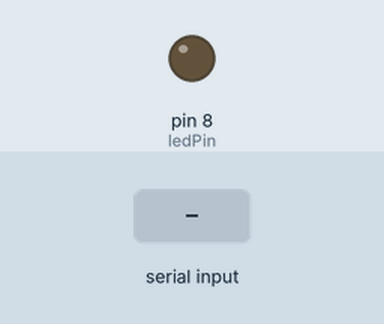
Bench run of a sketch on a simulated Arduino Uno, built with avr-gcc and run on an emulated ATmega328P. On the bench: output pins drawn as LEDs (lit = HIGH). Dashed ring = blinking. The test bench sets the inputs (shaded band).

Above: at 1.2 s.
1.3 s: "2" received over Serial
At 1.7 s:
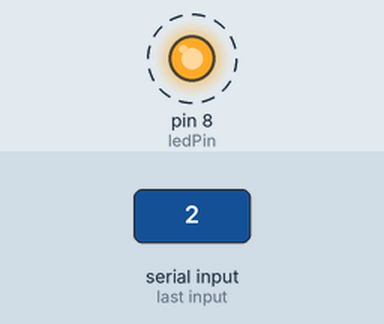
4.3 s: "1" received over Serial
At 4.9 s:
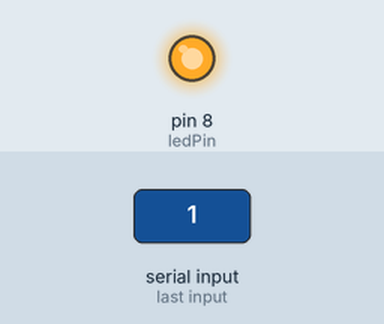
5.8 s: "0" received over Serial
At 6.1 s:
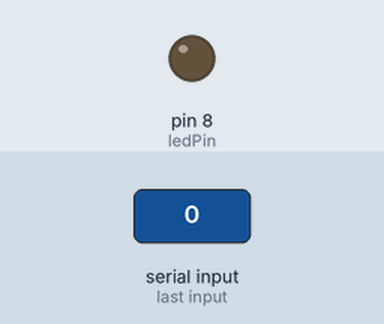
Timing chart, 0 to 8.8 s (numbered marks = the images above; inputs shaded):
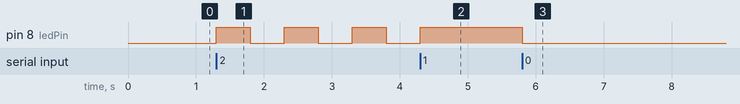

Measured:
- after the input at 1.3 s, pin 8 (ledPin): alternates HIGH for 0.50 s and LOW for 0.50 s, starting at once
- after the input at 4.3 s, pin 8 (ledPin): goes on until 4.3 s, then stays HIGH
- after the input at 5.8 s, pin 8 (ledPin): HIGH → LOW at once

The sketch:

codeNo3.ino
```cpp
int ledPin = 8;        // Menentukan pin LED
char data;             // Variabel untuk menyimpan data dari serial
bool blinkMode = false; // Status mode blink

void setup() {
  pinMode(ledPin, OUTPUT);     // Mengatur pin LED sebagai output
  Serial.begin(9600);          // Memulai komunikasi serial dengan baud rate 9600
}

void loop() {
  if (Serial.available() > 0) {   // Mengecek apakah ada data masuk
    data = Serial.read();         // Membaca data dari serial

    if (data == '1') {
      digitalWrite(ledPin, HIGH); // LED menyala
      blinkMode = false;          // Nonaktifkan mode blink
    }
    else if (data == '0') {
      digitalWrite(ledPin, LOW);  // LED mati
      blinkMode = false;          // Nonaktifkan mode blink
    }
    else if (data == '2') {
      blinkMode = true;           // Aktifkan mode blink
    }
    else {
      Serial.println("Input tidak valid"); // Pesan error
    }
  }

  if (blinkMode) {
    digitalWrite(ledPin, HIGH); // LED nyala
    delay(500);                 // Delay 500 ms
    digitalWrite(ledPin, LOW);  // LED mati
    delay(500);                 // Delay 500 ms
  }
}
```
